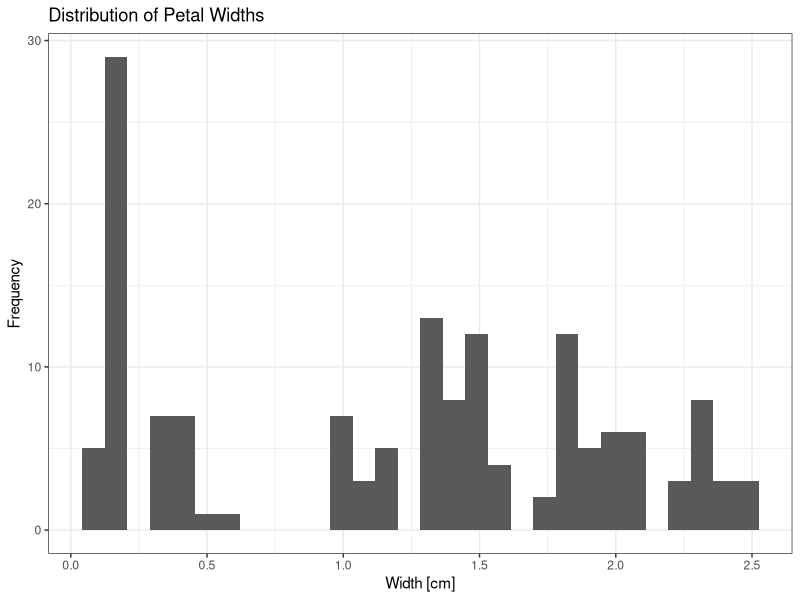
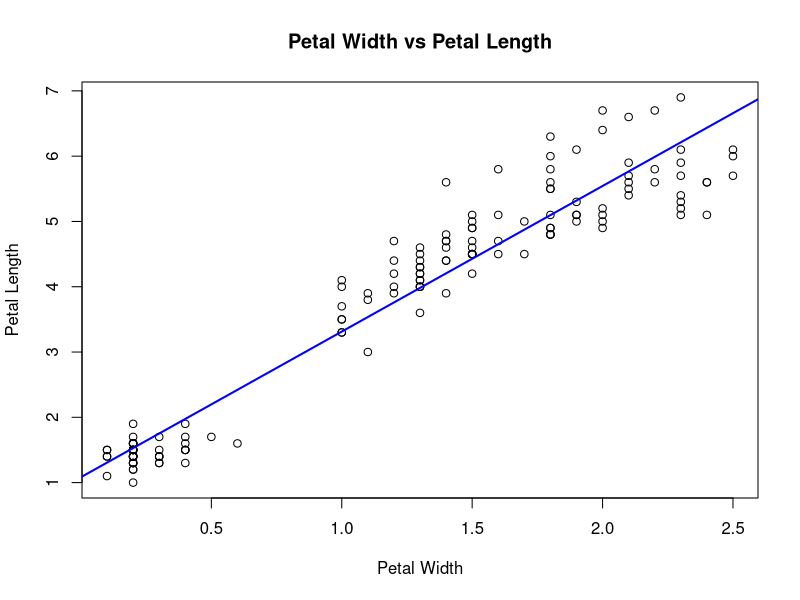
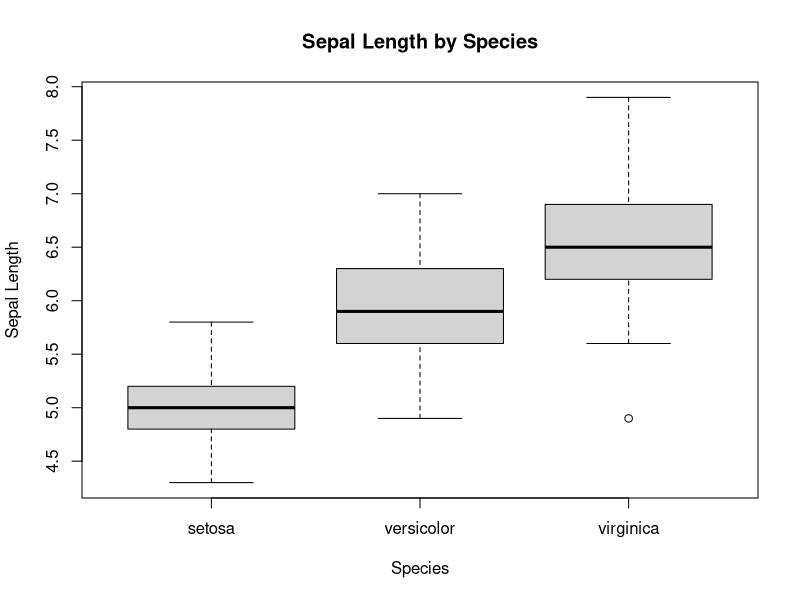
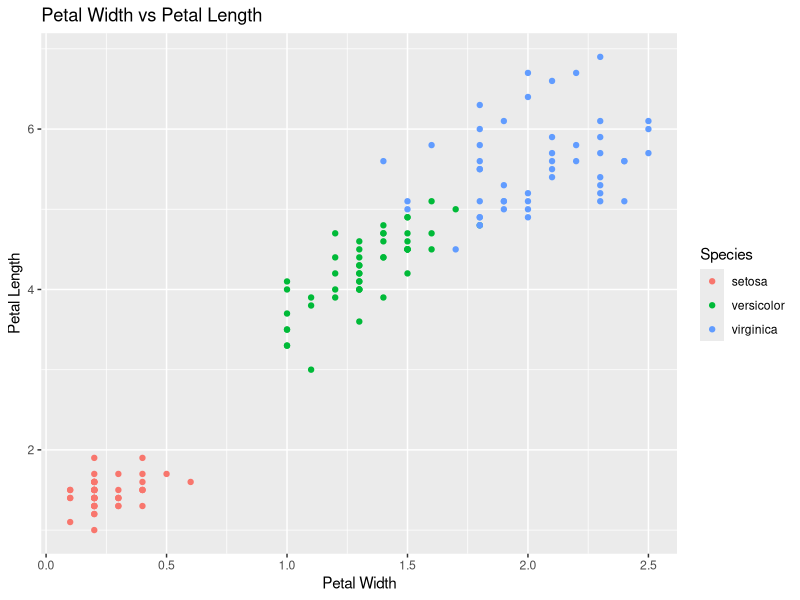
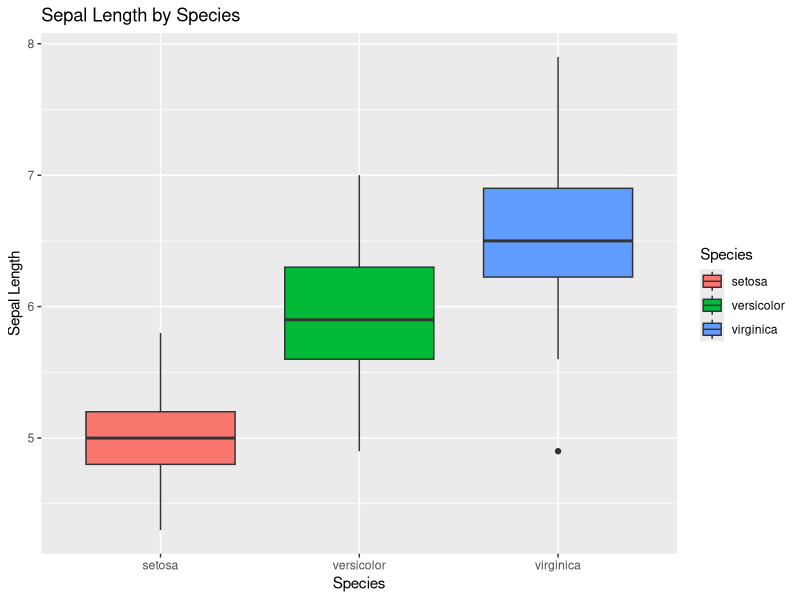
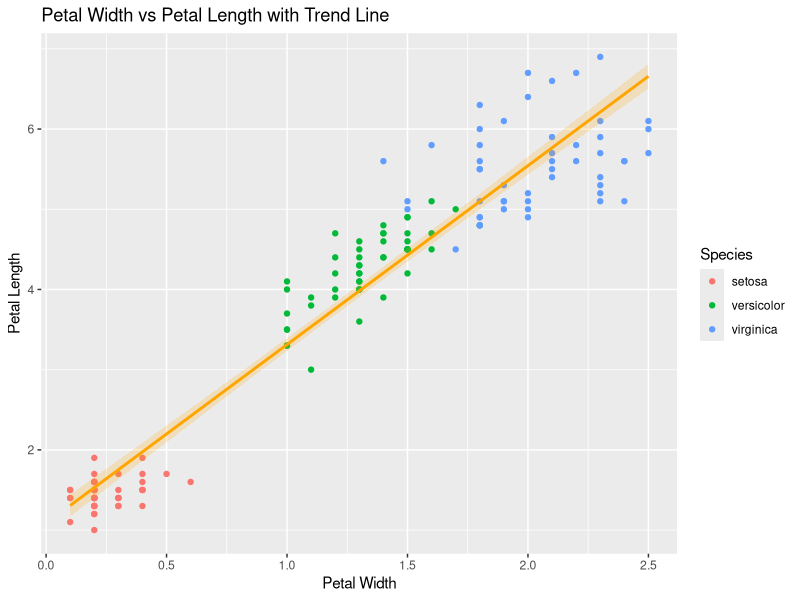

Source code (R) for these figures, in order:
############################################################
# R Basics Exercise
# Goal: Practice data exploration and visualization
############################################################
rm(list=ls())

# Load required libraries
library(tidyverse)

# ---------------------------
# 1. Load the Data
# ---------------------------

# Load the built-in datasets package ((it's built into R, so no need to install it))
data(iris)

# ---------------------------
# 2. Explore the Data
# ---------------------------

# Display the dataset
iris

# What is the data type of iris?
class(iris)

# Display the first 6 rows
# HINT: Use the `head()` function
head(iris) # data.frame

# Get a summary of the dataset (mean, min, max, etc.)
summary(iris)

# Show the structure of the dataset (data types, number of rows/columns)
str(iris)


# ---------------------------
# Question
# ---------------------------

# Q: What is different about the Species column compared to the others?
# A: Species is the only factor column, all the others are numeric

# ---------------------------
# 3. Factors
# ---------------------------

# Check the class of Species
class(iris$Species) # factor

# What are the levels (categories) of Species?
levels(iris$Species) #  "setosa", "versicolor", "virginica"

# What is a factor in R?

# ---------------------------
# 4. Assign Variables
# ---------------------------

# Assign petal width and petal length to variables
x <- iris$Petal.Width
y <- iris$Petal.Length

# Q: What type of data is stored in x?
# A: List of petal width values
ggplot(data.frame(x), aes(x = x)) +
  geom_histogram(bins = 30) +
  labs(title = "Distribution of Petal Widths",
       x = "Width [cm]",
       y = "Frequency") +
  theme_bw()

# ---------------------------
# 5. Base R Visualization
# ---------------------------

## 5a. Scatter plot

# Create a scatter plot to display the relationship between petal width and petal length
plot(x, y, xlab = "Petal Width", ylab = "Petal Length", main = "Petal Width vs Petal Length")
abline(lm(y ~ x), col = "blue", lwd = 2)

# Q: What relationship do you observe?
# A: Linear relationship between petal length and width, i.e with increasing petal length,
#   the petal width does also increase (and vice versa)

## 5b. Box plot

# Create a boxplot of Sepal Length by Species
boxplot(Sepal.Length ~ Species, data = iris, xlab = "Species", ylab = "Sepal Length", main = "Sepal Length by Species")

# Get the row where max(iris$Sepal.Length) is
iris[which.max(iris$Sepal.Length),]

iris %>%
  group_by(Species) %>%
  summarise(mean_sepal_length = mean(Sepal.Length))

# Q: Which species has the largest values?
# A: virginica has the highest values for sepal length, with the max being 7.9 and the means being:
#
#    Species    mean_sepal_length
#    <fct>                  <dbl>
#  1 setosa                  5.01
#  2 versicolor              5.94
#  3 virginica               6.59

# ---------------------------
# 6. Extra Practice: Beautify your plots with ggplot2
# ---------------------------

# first install package ggplot2 and then Load ggplot2
# install.packages("ggplot2")
library(ggplot2)

# Scatter plot with color by species
ggplot(iris, aes(x = Petal.Width, y = Petal.Length, color = Species)) +
  geom_point() +
  labs(title = "Petal Width vs Petal Length", x = "Petal Width", y = "Petal Length")

# Boxplot using ggplot2
ggplot(iris, aes(x = Species, y = Sepal.Length, fill = Species)) +
  geom_boxplot() +
  labs(title = "Sepal Length by Species", x = "Species", y = "Sepal Length")

# ---------------------------
# 7. Extra Practice
# ---------------------------

# Compute mean Petal Length for each species
iris %>%
  group_by(Species) %>%
  summarise(mean_sepal_length = mean(Petal.Length))

#   Species    mean_sepal_length
#   <fct>                  <dbl>
# 1 setosa                  1.46
# 2 versicolor              4.26
# 3 virginica               5.55

# Compute correlation between Petal Length and Width
cor(iris$Petal.Length, iris$Petal.Width) # 0.9628654

# How would you visualize this relationship? # Scatterplot with trendline
# What type of plot would you choose? # geom_point()
# Can you add a trend line? # geom_smooth()

ggplot(iris, aes(x = Petal.Width, y = Petal.Length)) +
  geom_point(aes(color = Species)) +
  geom_smooth(method = "lm", se = TRUE, color = 'orange', fill = 'orange', alpha = 0.2) +
  labs(title = "Petal Width vs Petal Length with Trend Line", x = "Petal Width", y = "Petal Length")

############################################################
# End of Exercise
############################################################
